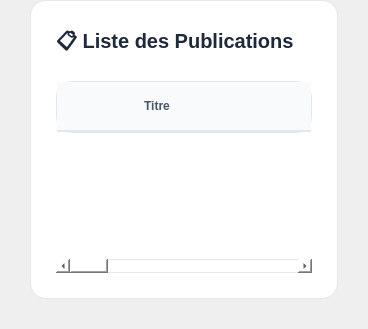
            <widget class="QWidget" name="SR_pageListe">
             <layout class="QVBoxLayout" name="SR_verticalLayoutListe">
              <property name="spacing">
               <number>0</number>
              </property>
              <property name="leftMargin">
               <number>30</number>
              </property>
              <property name="topMargin">
               <number>0</number>
              </property>
              <property name="rightMargin">
               <number>30</number>
              </property>
              <property name="bottomMargin">
               <number>30</number>
              </property>
              <item>
               <widget class="QFrame" name="SR_tableFrame">
                <property name="styleSheet">
                 <string notr="true">background-color: white;
border: 1px solid #e2e8f0;
border-radius: 16px;</string>
                </property>
                <property name="frameShape">
                 <enum>QFrame::Shape::NoFrame</enum>
                </property>
                <layout class="QVBoxLayout" name="SR_tableLayout">
                 <property name="spacing">
                  <number>20</number>
                 </property>
                 <property name="leftMargin">
                  <number>25</number>
                 </property>
                 <property name="topMargin">
                  <number>25</number>
                 </property>
                 <property name="rightMargin">
                  <number>25</number>
                 </property>
                 <property name="bottomMargin">
                  <number>25</number>
                 </property>
                 <item>
                  <widget class="QLabel" name="SR_lblListeTitre">
                   <property name="styleSheet">
                    <string notr="true">font-size: 20px;
font-weight: bold;
color: #1e293b;
background-color: transparent;
border: none;</string>
                   </property>
                   <property name="text">
                    <string>📋 Liste des Publications</string>
                   </property>
                  </widget>
                 </item>
                 <item>
                  <widget class="QTableWidget" name="SR_tablePublications">
                   <property name="styleSheet">
                    <string notr="true">QTableWidget {
    background-color: white;
    border: none;
    border-radius: 12px;
    gridline-color: #f1f5f9;
    font-size: 13px;
    outline: none;
}
QHeaderView::section {
    background-color: #f8fafc;
    padding: 16px;
    border: none;
    border-bottom: 2px solid #e2e8f0;
    font-weight: 600;
    color: #475569;
    font-size: 12px;
    text-transform: uppercase;
}
QTableWidget::item {
    padding: 16px;
    color: #334155;
    border-bottom: 1px solid #f1f5f9;
}
QTableWidget::item:selected {
    background-color: #dbeafe;
    color: #1e40af;
}
QTableWidget::item:hover {
    background-color: #f8fafc;
}</string>
                   </property>
                   <property name="alternatingRowColors">
                    <bool>false</bool>
                   </property>
                   <property name="selectionBehavior">
                    <enum>QAbstractItemView::SelectionBehavior::SelectRows</enum>
                   </property>
                   <property name="showGrid">
                    <bool>false</bool>
                   </property>
                   <property name="columnCount">
                    <number>6</number>
                   </property>
                   <attribute name="horizontalHeaderDefaultSectionSize">
                    <number>200</number>
                   </attribute>
                   <attribute name="horizontalHeaderStretchLastSection">
                    <bool>true</bool>
                   </attribute>
                   <attribute name="verticalHeaderVisible">
                    <bool>false</bool>
                   </attribute>
                   <column>
                    <property name="text">
                     <string>Titre</string>
                    </property>
                   </column>
                   <column>
                    <property name="text">
                     <string>Auteur(s)</string>
                    </property>
                   </column>
                   <column>
                    <property name="text">
                     <string>Date</string>
                    </property>
                   </column>
                   <column>
                    <property name="text">
                     <string>Revue</string>
                    </property>
                   </column>
                   <column>
                    <property name="text">
                     <string>Statut</string>
                    </property>
                   </column>
                   <column>
                    <property name="text">
                     <string>Actions</string>
                    </property>
                   </column>
                  </widget>
                 </item>
                </layout>
               </widget>
              </item>
             </layout>
            </widget>
